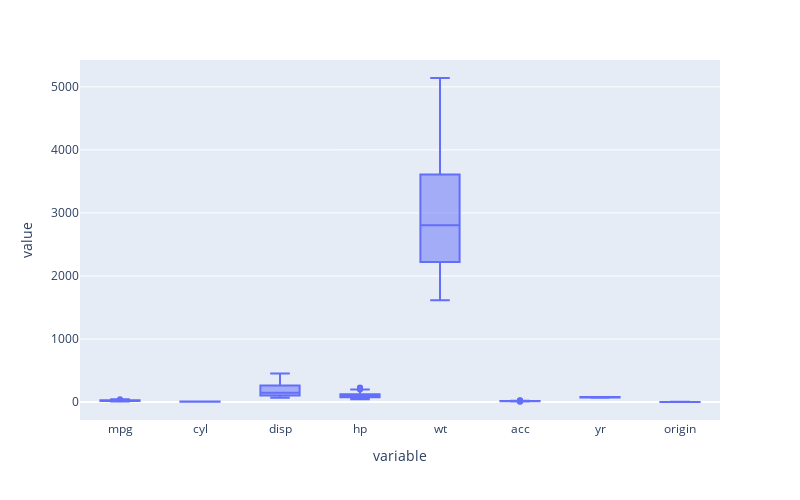

The notebook cell this image was saved under:
### Markdown cell above
# Insight:
    
disp, hp and wt shows a curvilinear correlation with mpg can be seen from above pair plot

all the kde plots, depite the hue (origin), shows some hidden clusters. For instance in displacement the blue origin plot shows 3 clusters. Similarly orange plot of wt, green and blue plot of hp.

These may be due to missing values or naturally occuring clusters that needs to be interpreted after finding the optimal clusters by cluster analysis

### Code cell
import plotly.express as px
plotdf = df.drop(labels=['car_name'],axis=1)
fig = px.box(plotdf)
fig.update_layout(
    autosize=False,
    width=800,
    height=500)
fig.show()

### Figure 1 — Plotly figure (JSON) as saved in the notebook; plotly's stock layout.template omitted (floating-point values rounded to 4 significant figures; data arrays with more than 128 entries replaced by an {"elided": "..."} marker saying what was removed)
{"data": [{"alignmentgroup": "True", "hovertemplate": "variable=%{x}<br>value=%{y}<extra></extra>", "legendgroup": "", "marker": {"color": "#636efa"}, "name": "", "notched": false, "offsetgroup": "", "orientation": "v", "showlegend": false, "type": "box", "x": {"elided": "3184 str values"}, "x0": " ", "xaxis": "x", "y": {"elided": "3184 float values"}, "y0": " ", "yaxis": "y"}], "layout": {"autosize": false, "boxmode": "group", "height": 500, "legend": {"tracegroupgap": 0}, "margin": {"t": 60}, "width": 800, "xaxis": {"anchor": "y", "domain": [0, 1], "title": {"text": "variable"}}, "yaxis": {"anchor": "x", "domain": [0, 1], "title": {"text": "value"}}}}
